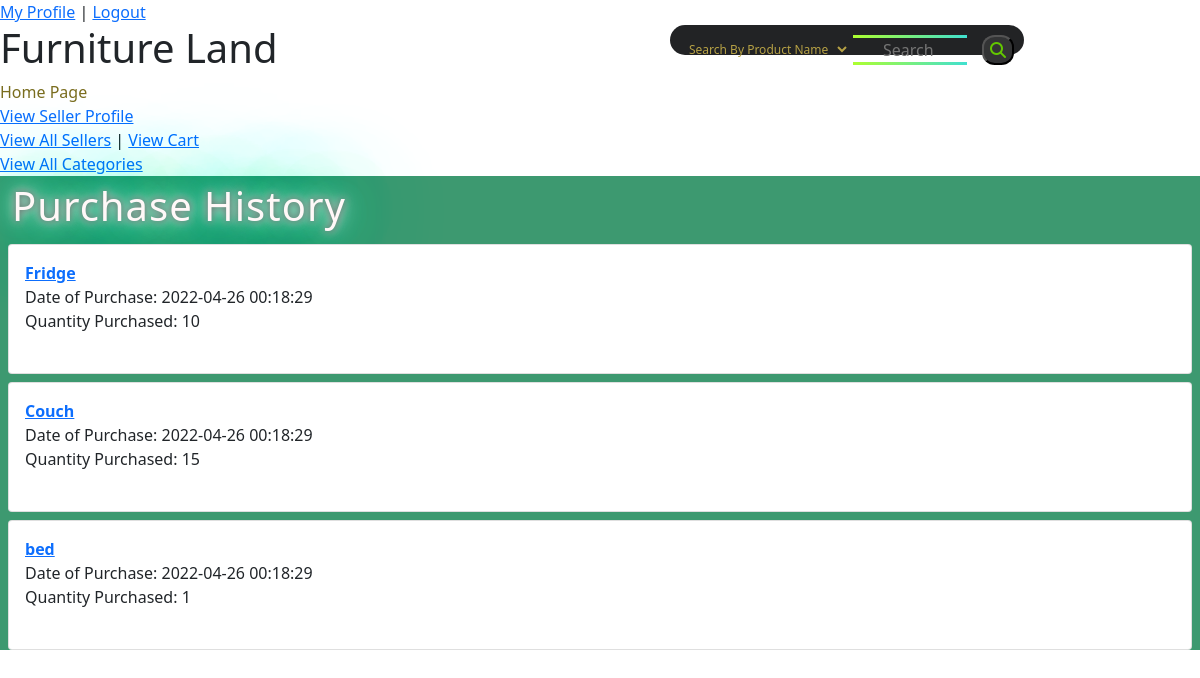
The app's page /User/purchasehistory (signed in), older data.
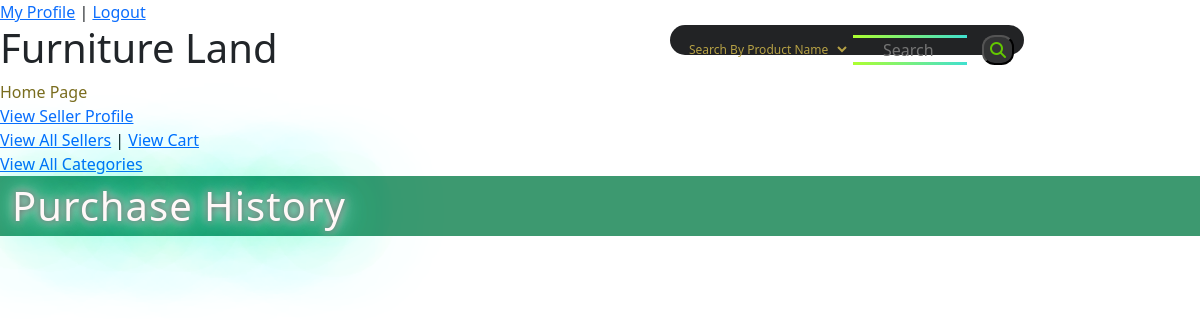
The same page, newer data.
### tables this page shows
CREATE TABLE `sale` (
  `sale_id` int(11) NOT NULL,
  `seller_id` int(11) NOT NULL,
  `user_id` int(11) NOT NULL,
  `product_id` int(11) NOT NULL,
  `quantity` int(11) NOT NULL,
  `timestamp` timestamp NOT NULL DEFAULT current_timestamp() ON UPDATE current_timestamp()
);

CREATE TABLE `product` (
  `product_id` int(11) NOT NULL,
  `product_name` varchar(50) NOT NULL,
  `category_id` int(11) NOT NULL,
  `seller_id` int(11) NOT NULL,
  `available_quantity` int(11) NOT NULL,
  `price` int(11) NOT NULL,
  `description` text NOT NULL,
  `quality` tinyint(1) NOT NULL COMMENT ' 0 is new, 1 is somewhat used, 2 is very used'
);

### app/controllers/User.php (called while the page is built, shortened)
<?php
           class User extends \app\core\Controller {
            #[\app\filters\Login]
            public function purchasehistory() {
                $sale = new \app\models\Sale();
                $allPurchases = $sale->getByUserId($_SESSION['user_id']);
                $this->view('User/purchasehistory', $allPurchases);
            }
        }

### app/core/App.php (called while the page is built, shortened)
<?php
		class App {
			private $method = 'index';
			public function __construct() {
				$url = self::parseUrl();
				if (isset($url[0])) {
					unset($url[0]);
				}
				$this->controller = new $this->controller;
				if (isset($url[1])) {
					if (method_exists($this->controller, $url[1]))
						$this->method = $url[1];
					unset($url[1]);
				}
				$this->params = $url ? array_values($url) : [];
				call_user_func_array([$this->controller, $this->method], $this->params);
			}
			private static function parseUrl() {
				if (isset($_GET['url'])) {
					return explode('/',
						filter_var(
							rtrim($_GET['url'], '/'),
							FILTER_SANITIZE_URL)
					);
				}
			}
		}

### index.php (called while the page is built, shortened)
<?php
    new \app\core\App();

### app/core/DBConnection.php (called while the page is built, shortened)
<?php
		class DBConnection {
			static $connection = null;
			private function __construct() {
				if (self::$connection == null) {
					$host = 'localhost';
					$DBname = 'projectdb';
					$user = 'root';
					$password = '';
					self::$connection = new \PDO("mysql:host=$host;dbname=$DBname", $user, $password);
				}
			}
			public static function getInstance() {
				return self::$connection;
			}
		}

### app/models/Sale.php (called while the page is built, shortened)
<?php
        class Sale extends \app\core\Model {
            public function getByUserId($user_id) {
                $SQL = 'SELECT * FROM sale WHERE user_id = :user_id';
                $STMT = self::$_connection->prepare($SQL);
                $STMT->execute(['user_id'=>$user_id]);
                $STMT->setFetchMode(\PDO::FETCH_CLASS, "app\models\Sale");
                return $STMT->fetchAll();
            }
        }
?>

### app/models/Product.php (called while the page is built, shortened)
<?php
        class Product extends \app\core\Model {
            function get($product_id) {
                $SQL = 'SELECT * FROM product WHERE product_id = :product_id';
                $STMT = self::$_connection->prepare($SQL);
                $STMT->execute(['product_id'=>$product_id]);
                $STMT->setFetchMode(\PDO::FETCH_CLASS, "app\models\Product");
                return $STMT->fetch();
            }
        }

### app/views/User/purchasehistory.php (the view, shortened to what this page needs)
<html>
	<head>
		<link rel="stylesheet" href="../public/css/style.css">
		<link href="https://cdn.jsdelivr.net/npm/bootstrap@5.1.3/dist/css/bootstrap.min.css" rel="stylesheet">
	</head>
	<body>
		<div class='products'>
		<h1 id='all'>Purchase History</h1>
		<?php
			$product = new \app\models\Product();
          	foreach($data as $sale){
          		$currentProduct = $product->get($sale->product_id);
				echo "<div class='card m-2'>
						<div class='card-body'><b>
						<a href='/Product/index/$currentProduct->product_id'>$currentProduct->product_name</a></b> <br>
						Date of Purchase: $sale->timestamp <br>
						Quantity Purchased: $sale->quantity<br> <br> </div></div>";
			}
        ?>
		</div>
	</body>
</html>

Row changes from the older to the newer data that the page shows:
removed sale: product.product_name "Fridge", timestamp "2022-04-26 00:18:29", quantity "10"
removed sale: product.product_name "Couch", timestamp "2022-04-26 00:18:29", quantity "15"
removed sale: product.product_name "bed", timestamp "2022-04-26 00:18:29", quantity "1"
